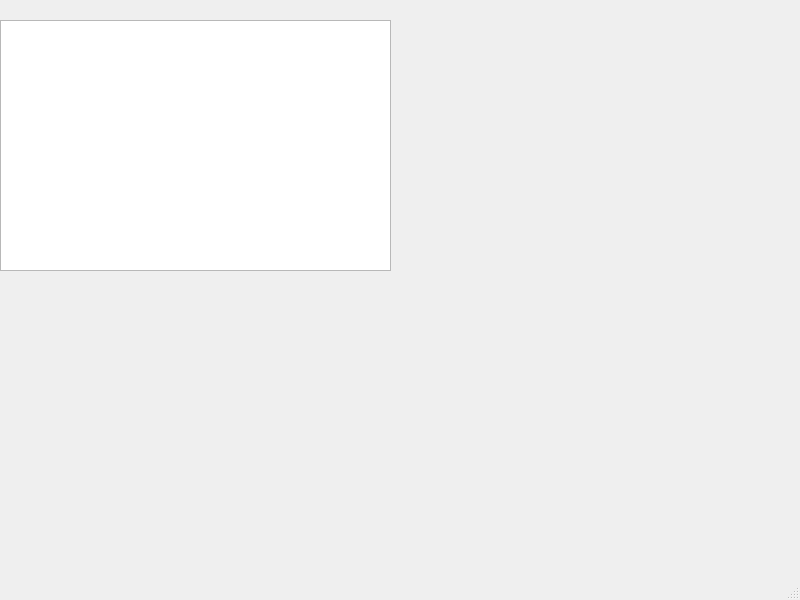
<?xml version="1.0" encoding="UTF-8"?>
<ui version="4.0">
 <class>MainWindow</class>
 <widget class="QMainWindow" name="MainWindow">
  <property name="geometry">
   <rect>
    <x>0</x>
    <y>0</y>
    <width>800</width>
    <height>600</height>
   </rect>
  </property>
  <property name="windowTitle">
   <string>MainWindow</string>
  </property>
  <widget class="QWidget" name="centralwidget">
   <widget class="QTableView" name="tableView">
    <property name="geometry">
     <rect>
      <x>0</x>
      <y>20</y>
      <width>391</width>
      <height>251</height>
     </rect>
    </property>
   </widget>
  </widget>
  <widget class="QMenuBar" name="menubar">
   <property name="geometry">
    <rect>
     <x>0</x>
     <y>0</y>
     <width>800</width>
     <height>30</height>
    </rect>
   </property>
  </widget>
  <widget class="QStatusBar" name="statusbar"/>
 </widget>
 <resources/>
 <connections/>
</ui>
